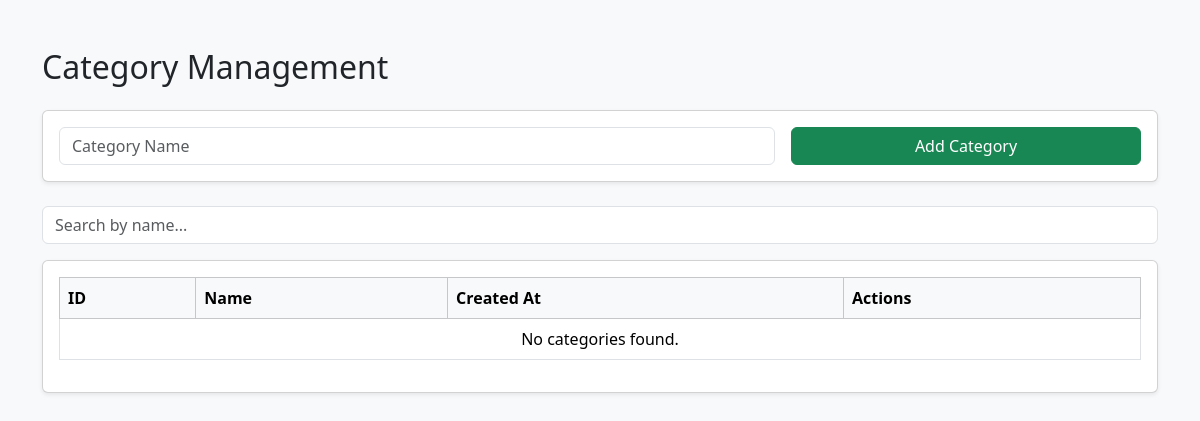
The app's page /tabs/admin/category.php, older data.
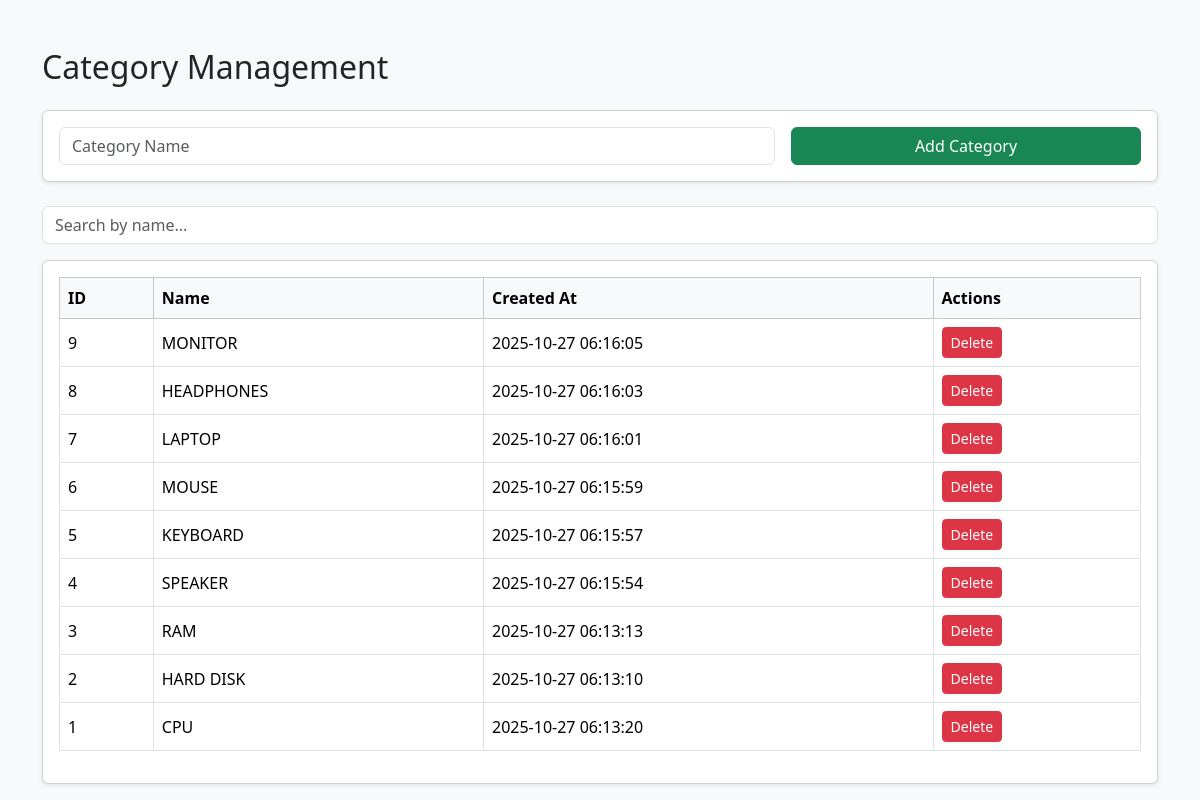
The same page, newer data.
### tables this page shows
CREATE TABLE `category` (
  `id` bigint(20) UNSIGNED NOT NULL,
  `name` text DEFAULT NULL,
  `created_at` timestamp NULL DEFAULT NULL,
  `updated_at` timestamp NULL DEFAULT NULL
);

### tabs/admin/category.php (the view, shortened to what this page needs)
<?php
include '../../database/db_connect.php';
$searchQuery = isset($_GET['search']) ? $_GET['search'] : '';
$sql = "SELECT * FROM category WHERE 1";
$sql .= " ORDER BY id DESC";
$stmt = $conn->prepare($sql);
$stmt->execute();
$categories = $stmt->get_result();
?>
<!DOCTYPE html>
<html lang="en">
<head>
<link href="https://cdn.jsdelivr.net/npm/bootstrap@5.3.2/dist/css/bootstrap.min.css" rel="stylesheet">
</head>
<body class="bg-light">
<div class="container mt-5">
    <h2 class="mb-4">Category Management</h2>
    <div class="card mb-4 shadow-sm">
        <div class="card-body">
            <form method="post" class="row g-3">
                <div class="col-md-8">
                    <input type="text" name="name" class="form-control" placeholder="Category Name" required>
                </div>
                <div class="col-md-4">
                    <button type="submit" name="add_category" class="btn btn-success w-100">Add Category</button>
                </div>
            </form>
        </div>
    </div>
    <div class="mb-3">
        <input type="text" id="searchBox" class="form-control" placeholder="Search by name..." value="<?= htmlspecialchars($searchQuery) ?>">
    </div>
    <div class="card shadow-sm">
        <div class="card-body">
            <table class="table table-bordered table-hover align-middle">
                <thead class="table-light">
                    <tr>
                        <th>ID</th>
                        <th>Name</th>
                        <th>Created At</th>
                        <th>Actions</th>
                    </tr>
                </thead>
                <tbody>
                    <?php while($row = $categories->fetch_assoc()): ?>
                    <tr>
                        <td><?= $row['id'] ?></td>
                        <td><?= htmlspecialchars($row['name']) ?></td>
                        <td><?= $row['created_at'] ?></td>
                        <td>
                            <a href="?delete_id=<?= $row['id'] ?>" class="btn btn-danger btn-sm" onclick="return confirm('Are you sure you want to delete this category?')">Delete</a>
                        </td>
                    </tr>
                    <?php endwhile; ?>
                    <?php if ($categories->num_rows == 0): ?>
                    <tr>
                        <td colspan="4" class="text-center">No categories found.</td>
                    </tr>
                    <?php endif; ?>
                </tbody>
            </table>
        </div>
    </div>
</div>
</body>
</html>

Row changes from the older to the newer data that the page shows:
added category: id "9", name "MONITOR", created_at "2025-10-27 06:16:05"
added category: id "8", name "HEADPHONES", created_at "2025-10-27 06:16:03"
added category: id "7", name "LAPTOP", created_at "2025-10-27 06:16:01"
added category: id "6", name "MOUSE", created_at "2025-10-27 06:15:59"
added category: id "5", name "KEYBOARD", created_at "2025-10-27 06:15:57"
added category: id "4", name "SPEAKER", created_at "2025-10-27 06:15:54"
added category: id "3", name "RAM", created_at "2025-10-27 06:13:13"
added category: id "2", name "HARD DISK", created_at "2025-10-27 06:13:10"
added category: id "1", name "CPU", created_at "2025-10-27 06:13:20"
Text that changed along with them:
text no longer shown: "No categories found."
